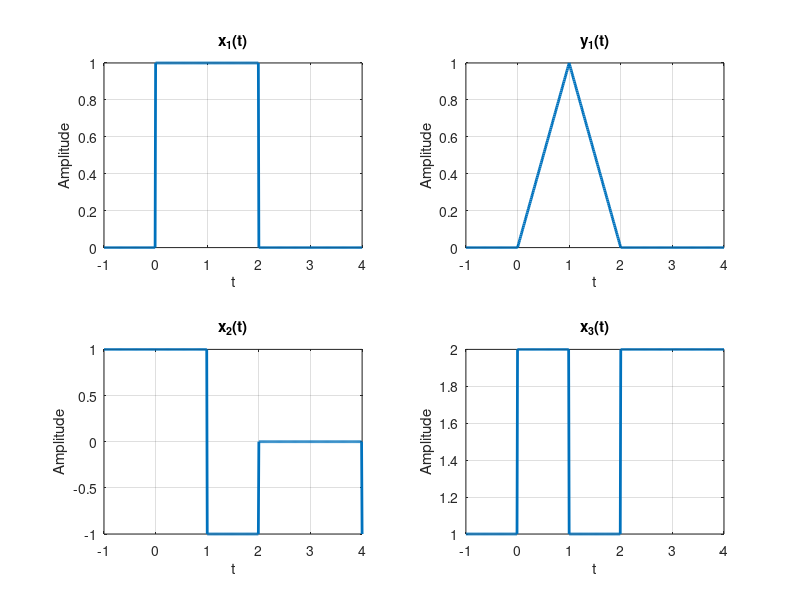

This figure's MATLAB source:
t = -1:0.01:4;  % Define time range from -1 to 4 with small step size

% Construct x1(t)
x1 = (t >= 0) - (t >= 2);  % x1(t) = u(t) - u(t-2)

% Construct y1(t)
y1 = t .* (t >= 0) - 2 * (t-1) .* (t >= 1) + (t-2) .* (t >= 2);  % y1(t)

% Construct x2(t)
x2 = (t >= -1) - 2 * (t >= 1) + (t >= 2) - (t >= 4);  % x2(t)

% Construct x3(t)
x3 = (t >= -1) + (t >= 0) - (t >= 1) + (t >= 2);  % x3(t)

% Plot all the signals
figure;

% Plot x1(t)
subplot(2, 2, 1);
plot(t, x1, 'LineWidth', 2);
title('x_1(t)');
xlabel('t');
ylabel('Amplitude');
grid on;

% Plot y1(t)
subplot(2, 2, 2);
plot(t, y1, 'LineWidth', 2);
title('y_1(t)');
xlabel('t');
ylabel('Amplitude');
grid on;

% Plot x2(t)
subplot(2, 2, 3);
plot(t, x2, 'LineWidth', 2);
title('x_2(t)');
xlabel('t');
ylabel('Amplitude');
grid on;

% Plot x3(t)
subplot(2, 2, 4);
plot(t, x3, 'LineWidth', 2);
title('x_3(t)');
xlabel('t');
ylabel('Amplitude');
grid on;
